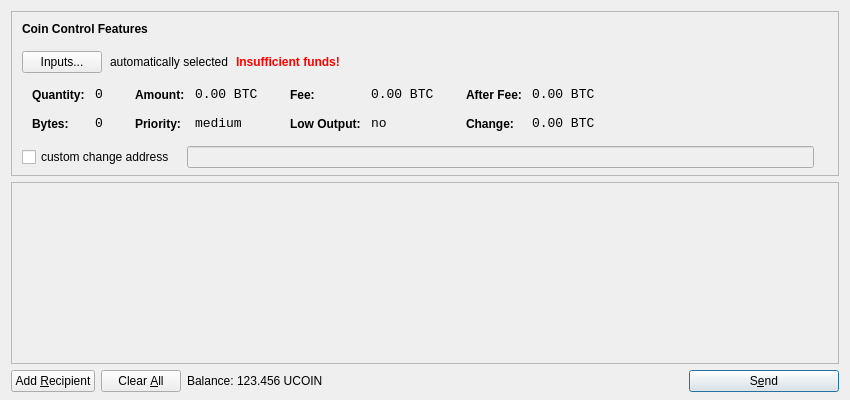
<?xml version="1.0" encoding="UTF-8"?>
<ui version="4.0">
 <class>SendCoinsDialog</class>
 <widget class="QDialog" name="SendCoinsDialog">
  <property name="geometry">
   <rect>
    <x>0</x>
    <y>0</y>
    <width>850</width>
    <height>400</height>
   </rect>
  </property>
  <property name="windowTitle">
   <string>Send Coins</string>
  </property>
  <layout class="QVBoxLayout" name="verticalLayout" stretch="0,1,0">
   <property name="bottomMargin">
    <number>8</number>
   </property>
   <item>
    <widget class="QFrame" name="frameCoinControl">
     <property name="sizePolicy">
      <sizepolicy hsizetype="Expanding" vsizetype="Expanding">
       <horstretch>0</horstretch>
       <verstretch>0</verstretch>
      </sizepolicy>
     </property>
     <property name="maximumSize">
      <size>
       <width>16777215</width>
       <height>16777215</height>
      </size>
     </property>
     <property name="frameShape">
      <enum>QFrame::StyledPanel</enum>
     </property>
     <property name="frameShadow">
      <enum>QFrame::Sunken</enum>
     </property>
     <layout class="QVBoxLayout" name="verticalLayoutCoinControl2">
      <property name="spacing">
       <number>-1</number>
      </property>
      <property name="leftMargin">
       <number>0</number>
      </property>
      <property name="topMargin">
       <number>0</number>
      </property>
      <property name="rightMargin">
       <number>0</number>
      </property>
      <property name="bottomMargin">
       <number>6</number>
      </property>
      <item>
       <layout class="QVBoxLayout" name="verticalLayoutCoinControl" stretch="0,0,0,0,1">
        <property name="spacing">
         <number>0</number>
        </property>
        <property name="leftMargin">
         <number>10</number>
        </property>
        <property name="topMargin">
         <number>10</number>
        </property>
        <item>
         <layout class="QHBoxLayout" name="horizontalLayoutCoinControl1">
          <property name="bottomMargin">
           <number>15</number>
          </property>
          <item>
           <widget class="QLabel" name="labelCoinControlFeatures">
            <property name="sizePolicy">
             <sizepolicy hsizetype="Preferred" vsizetype="Maximum">
              <horstretch>0</horstretch>
              <verstretch>0</verstretch>
             </sizepolicy>
            </property>
            <property name="font">
             <font>
              <weight>75</weight>
              <bold>true</bold>
             </font>
            </property>
            <property name="styleSheet">
             <string notr="true">font-weight:bold;</string>
            </property>
            <property name="text">
             <string>Coin Control Features</string>
            </property>
           </widget>
          </item>
         </layout>
        </item>
        <item>
         <layout class="QHBoxLayout" name="horizontalLayoutCoinControl2" stretch="0,0,0,0">
          <property name="spacing">
           <number>8</number>
          </property>
          <property name="bottomMargin">
           <number>10</number>
          </property>
          <item>
           <widget class="QPushButton" name="pushButtonCoinControl">
            <property name="styleSheet">
             <string notr="true"/>
            </property>
            <property name="text">
             <string>Inputs...</string>
            </property>
           </widget>
          </item>
          <item>
           <widget class="QLabel" name="labelCoinControlAutomaticallySelected">
            <property name="text">
             <string>automatically selected</string>
            </property>
            <property name="margin">
             <number>5</number>
            </property>
           </widget>
          </item>
          <item>
           <widget class="QLabel" name="labelCoinControlInsuffFunds">
            <property name="font">
             <font>
              <weight>75</weight>
              <bold>true</bold>
             </font>
            </property>
            <property name="styleSheet">
             <string notr="true">color:red;font-weight:bold;</string>
            </property>
            <property name="text">
             <string>Insufficient funds!</string>
            </property>
            <property name="margin">
             <number>5</number>
            </property>
           </widget>
          </item>
          <item>
           <spacer name="horizontalSpacerCoinControl">
            <property name="orientation">
             <enum>Qt::Horizontal</enum>
            </property>
            <property name="sizeHint" stdset="0">
             <size>
              <width>40</width>
              <height>1</height>
             </size>
            </property>
           </spacer>
          </item>
         </layout>
        </item>
        <item>
         <widget class="QWidget" name="widgetCoinControl" native="true">
          <property name="sizePolicy">
           <sizepolicy hsizetype="Preferred" vsizetype="Preferred">
            <horstretch>0</horstretch>
            <verstretch>0</verstretch>
           </sizepolicy>
          </property>
          <property name="minimumSize">
           <size>
            <width>0</width>
            <height>0</height>
           </size>
          </property>
          <property name="styleSheet">
           <string notr="true"/>
          </property>
          <layout class="QHBoxLayout" name="horizontalLayoutCoinControl5">
           <property name="margin">
            <number>0</number>
           </property>
           <item>
            <layout class="QHBoxLayout" name="horizontalLayoutCoinControl3" stretch="0,0,0,1">
             <property name="spacing">
              <number>20</number>
             </property>
             <property name="topMargin">
              <number>0</number>
             </property>
             <property name="bottomMargin">
              <number>10</number>
             </property>
             <item>
              <layout class="QFormLayout" name="formLayoutCoinControl1">
               <property name="horizontalSpacing">
                <number>10</number>
               </property>
               <property name="verticalSpacing">
                <number>14</number>
               </property>
               <property name="leftMargin">
                <number>10</number>
               </property>
               <property name="topMargin">
                <number>4</number>
               </property>
               <property name="rightMargin">
                <number>6</number>
               </property>
               <item row="0" column="0">
                <widget class="QLabel" name="labelCoinControlQuantityText">
                 <property name="styleSheet">
                  <string notr="true">font-weight:bold;</string>
                 </property>
                 <property name="text">
                  <string>Quantity:</string>
                 </property>
                 <property name="margin">
                  <number>0</number>
                 </property>
                </widget>
               </item>
               <item row="0" column="1">
                <widget class="QLabel" name="labelCoinControlQuantity">
                 <property name="font">
                  <font>
                   <family>Monospace</family>
                   <pointsize>10</pointsize>
                  </font>
                 </property>
                 <property name="cursor">
                  <cursorShape>IBeamCursor</cursorShape>
                 </property>
                 <property name="contextMenuPolicy">
                  <enum>Qt::ActionsContextMenu</enum>
                 </property>
                 <property name="text">
                  <string notr="true">0</string>
                 </property>
                 <property name="margin">
                  <number>0</number>
                 </property>
                 <property name="textInteractionFlags">
                  <set>Qt::LinksAccessibleByMouse|Qt::TextSelectableByKeyboard|Qt::TextSelectableByMouse</set>
                 </property>
                </widget>
               </item>
               <item row="1" column="0">
                <widget class="QLabel" name="labelCoinControlBytesText">
                 <property name="styleSheet">
                  <string notr="true">font-weight:bold;</string>
                 </property>
                 <property name="text">
                  <string>Bytes:</string>
                 </property>
                </widget>
               </item>
               <item row="1" column="1">
                <widget class="QLabel" name="labelCoinControlBytes">
                 <property name="font">
                  <font>
                   <family>Monospace</family>
                   <pointsize>10</pointsize>
                  </font>
                 </property>
                 <property name="cursor">
                  <cursorShape>IBeamCursor</cursorShape>
                 </property>
                 <property name="contextMenuPolicy">
                  <enum>Qt::ActionsContextMenu</enum>
                 </property>
                 <property name="text">
                  <string notr="true">0</string>
                 </property>
                 <property name="textInteractionFlags">
                  <set>Qt::LinksAccessibleByMouse|Qt::TextSelectableByKeyboard|Qt::TextSelectableByMouse</set>
                 </property>
                </widget>
               </item>
              </layout>
             </item>
             <item>
              <layout class="QFormLayout" name="formLayoutCoinControl2">
               <property name="horizontalSpacing">
                <number>10</number>
               </property>
               <property name="verticalSpacing">
                <number>14</number>
               </property>
               <property name="leftMargin">
                <number>6</number>
               </property>
               <property name="topMargin">
                <number>4</number>
               </property>
               <property name="rightMargin">
                <number>6</number>
               </property>
               <item row="0" column="0">
                <widget class="QLabel" name="labelCoinControlAmountText">
                 <property name="styleSheet">
                  <string notr="true">font-weight:bold;</string>
                 </property>
                 <property name="text">
                  <string>Amount:</string>
                 </property>
                 <property name="margin">
                  <number>0</number>
                 </property>
                </widget>
               </item>
               <item row="0" column="1">
                <widget class="QLabel" name="labelCoinControlAmount">
                 <property name="font">
                  <font>
                   <family>Monospace</family>
                   <pointsize>10</pointsize>
                  </font>
                 </property>
                 <property name="cursor">
                  <cursorShape>IBeamCursor</cursorShape>
                 </property>
                 <property name="contextMenuPolicy">
                  <enum>Qt::ActionsContextMenu</enum>
                 </property>
                 <property name="text">
                  <string notr="true">0.00 BTC</string>
                 </property>
                 <property name="textInteractionFlags">
                  <set>Qt::LinksAccessibleByMouse|Qt::TextSelectableByKeyboard|Qt::TextSelectableByMouse</set>
                 </property>
                </widget>
               </item>
               <item row="1" column="0">
                <widget class="QLabel" name="labelCoinControlPriorityText">
                 <property name="styleSheet">
                  <string notr="true">font-weight:bold;</string>
                 </property>
                 <property name="text">
                  <string>Priority:</string>
                 </property>
                </widget>
               </item>
               <item row="1" column="1">
                <widget class="QLabel" name="labelCoinControlPriority">
                 <property name="font">
                  <font>
                   <family>Monospace</family>
                   <pointsize>10</pointsize>
                  </font>
                 </property>
                 <property name="cursor">
                  <cursorShape>IBeamCursor</cursorShape>
                 </property>
                 <property name="contextMenuPolicy">
                  <enum>Qt::ActionsContextMenu</enum>
                 </property>
                 <property name="text">
                  <string>medium</string>
                 </property>
                 <property name="textInteractionFlags">
                  <set>Qt::LinksAccessibleByMouse|Qt::TextSelectableByKeyboard|Qt::TextSelectableByMouse</set>
                 </property>
                </widget>
               </item>
              </layout>
             </item>
             <item>
              <layout class="QFormLayout" name="formLayoutCoinControl3">
               <property name="horizontalSpacing">
                <number>10</number>
               </property>
               <property name="verticalSpacing">
                <number>14</number>
               </property>
               <property name="leftMargin">
                <number>6</number>
               </property>
               <property name="topMargin">
                <number>4</number>
               </property>
               <property name="rightMargin">
                <number>6</number>
               </property>
               <item row="0" column="0">
                <widget class="QLabel" name="labelCoinControlFeeText">
                 <property name="styleSheet">
                  <string notr="true">font-weight:bold;</string>
                 </property>
                 <property name="text">
                  <string>Fee:</string>
                 </property>
                 <property name="margin">
                  <number>0</number>
                 </property>
                </widget>
               </item>
               <item row="0" column="1">
                <widget class="QLabel" name="labelCoinControlFee">
                 <property name="font">
                  <font>
                   <family>Monospace</family>
                   <pointsize>10</pointsize>
                  </font>
                 </property>
                 <property name="cursor">
                  <cursorShape>IBeamCursor</cursorShape>
                 </property>
                 <property name="contextMenuPolicy">
                  <enum>Qt::ActionsContextMenu</enum>
                 </property>
                 <property name="text">
                  <string notr="true">0.00 BTC</string>
                 </property>
                 <property name="textInteractionFlags">
                  <set>Qt::LinksAccessibleByMouse|Qt::TextSelectableByKeyboard|Qt::TextSelectableByMouse</set>
                 </property>
                </widget>
               </item>
               <item row="1" column="0">
                <widget class="QLabel" name="labelCoinControlLowOutputText">
                 <property name="styleSheet">
                  <string notr="true">font-weight:bold;</string>
                 </property>
                 <property name="text">
                  <string>Low Output:</string>
                 </property>
                </widget>
               </item>
               <item row="1" column="1">
                <widget class="QLabel" name="labelCoinControlLowOutput">
                 <property name="font">
                  <font>
                   <family>Monospace</family>
                   <pointsize>10</pointsize>
                  </font>
                 </property>
                 <property name="cursor">
                  <cursorShape>IBeamCursor</cursorShape>
                 </property>
                 <property name="contextMenuPolicy">
                  <enum>Qt::ActionsContextMenu</enum>
                 </property>
                 <property name="text">
                  <string>no</string>
                 </property>
                 <property name="textInteractionFlags">
                  <set>Qt::LinksAccessibleByMouse|Qt::TextSelectableByKeyboard|Qt::TextSelectableByMouse</set>
                 </property>
                </widget>
               </item>
              </layout>
             </item>
             <item>
              <layout class="QFormLayout" name="formLayoutCoinControl4">
               <property name="horizontalSpacing">
                <number>10</number>
               </property>
               <property name="verticalSpacing">
                <number>14</number>
               </property>
               <property name="leftMargin">
                <number>6</number>
               </property>
               <property name="topMargin">
                <number>4</number>
               </property>
               <property name="rightMargin">
                <number>6</number>
               </property>
               <item row="0" column="0">
                <widget class="QLabel" name="labelCoinControlAfterFeeText">
                 <property name="styleSheet">
                  <string notr="true">font-weight:bold;</string>
                 </property>
                 <property name="text">
                  <string>After Fee:</string>
                 </property>
                 <property name="margin">
                  <number>0</number>
                 </property>
                </widget>
               </item>
               <item row="0" column="1">
                <widget class="QLabel" name="labelCoinControlAfterFee">
                 <property name="font">
                  <font>
                   <family>Monospace</family>
                   <pointsize>10</pointsize>
                  </font>
                 </property>
                 <property name="cursor">
                  <cursorShape>IBeamCursor</cursorShape>
                 </property>
                 <property name="contextMenuPolicy">
                  <enum>Qt::ActionsContextMenu</enum>
                 </property>
                 <property name="text">
                  <string notr="true">0.00 BTC</string>
                 </property>
                 <property name="textInteractionFlags">
                  <set>Qt::LinksAccessibleByMouse|Qt::TextSelectableByKeyboard|Qt::TextSelectableByMouse</set>
                 </property>
                </widget>
               </item>
               <item row="1" column="0">
                <widget class="QLabel" name="labelCoinControlChangeText">
                 <property name="styleSheet">
                  <string notr="true">font-weight:bold;</string>
                 </property>
                 <property name="text">
                  <string>Change:</string>
                 </property>
                </widget>
               </item>
               <item row="1" column="1">
                <widget class="QLabel" name="labelCoinControlChange">
                 <property name="font">
                  <font>
                   <family>Monospace</family>
                   <pointsize>10</pointsize>
                  </font>
                 </property>
                 <property name="cursor">
                  <cursorShape>IBeamCursor</cursorShape>
                 </property>
                 <property name="contextMenuPolicy">
                  <enum>Qt::ActionsContextMenu</enum>
                 </property>
                 <property name="text">
                  <string notr="true">0.00 BTC</string>
                 </property>
                 <property name="textInteractionFlags">
                  <set>Qt::LinksAccessibleByMouse|Qt::TextSelectableByKeyboard|Qt::TextSelectableByMouse</set>
                 </property>
                </widget>
               </item>
              </layout>
             </item>
            </layout>
           </item>
          </layout>
         </widget>
        </item>
        <item>
         <layout class="QHBoxLayout" name="horizontalLayoutCoinControl4" stretch="0,0,0">
          <property name="spacing">
           <number>12</number>
          </property>
          <property name="sizeConstraint">
           <enum>QLayout::SetDefaultConstraint</enum>
          </property>
          <property name="topMargin">
           <number>5</number>
          </property>
          <property name="rightMargin">
           <number>5</number>
          </property>
          <item>
           <widget class="QCheckBox" name="checkBoxCoinControlChange">
            <property name="text">
             <string>custom change address</string>
            </property>
           </widget>
          </item>
          <item>
           <widget class="QLineEdit" name="lineEditCoinControlChange">
            <property name="enabled">
             <bool>false</bool>
            </property>
            <property name="sizePolicy">
             <sizepolicy hsizetype="Expanding" vsizetype="Fixed">
              <horstretch>0</horstretch>
              <verstretch>0</verstretch>
             </sizepolicy>
            </property>
           </widget>
          </item>
          <item>
           <widget class="QLabel" name="labelCoinControlChangeLabel">
            <property name="sizePolicy">
             <sizepolicy hsizetype="Preferred" vsizetype="Expanding">
              <horstretch>0</horstretch>
              <verstretch>0</verstretch>
             </sizepolicy>
            </property>
            <property name="minimumSize">
             <size>
              <width>0</width>
              <height>0</height>
             </size>
            </property>
            <property name="text">
             <string/>
            </property>
            <property name="margin">
             <number>3</number>
            </property>
           </widget>
          </item>
         </layout>
        </item>
        <item>
         <spacer name="verticalSpacerCoinControl">
          <property name="orientation">
           <enum>Qt::Vertical</enum>
          </property>
          <property name="sizeHint" stdset="0">
           <size>
            <width>800</width>
            <height>1</height>
           </size>
          </property>
         </spacer>
        </item>
       </layout>
      </item>
     </layout>
    </widget>
   </item>
   <item>
    <widget class="QScrollArea" name="scrollArea">
     <property name="widgetResizable">
      <bool>true</bool>
     </property>
     <widget class="QWidget" name="scrollAreaWidgetContents">
      <property name="geometry">
       <rect>
        <x>0</x>
        <y>0</y>
        <width>830</width>
        <height>165</height>
       </rect>
      </property>
      <layout class="QVBoxLayout" name="verticalLayout_2">
       <property name="margin">
        <number>0</number>
       </property>
       <item>
        <layout class="QVBoxLayout" name="entries">
         <property name="spacing">
          <number>6</number>
         </property>
        </layout>
       </item>
       <item>
        <spacer name="verticalSpacer">
         <property name="orientation">
          <enum>Qt::Vertical</enum>
         </property>
         <property name="sizeHint" stdset="0">
          <size>
           <width>20</width>
           <height>40</height>
          </size>
         </property>
        </spacer>
       </item>
      </layout>
     </widget>
    </widget>
   </item>
   <item>
    <layout class="QHBoxLayout" name="horizontalLayout">
     <item>
      <widget class="QPushButton" name="addButton">
       <property name="toolTip">
        <string>Send to multiple recipients at once</string>
       </property>
       <property name="text">
        <string>Add &amp;Recipient</string>
       </property>
       <property name="icon">
        <iconset resource="../bitcoin.qrc">
         <normaloff>:/icons/add</normaloff>:/icons/add</iconset>
       </property>
       <property name="autoDefault">
        <bool>false</bool>
       </property>
      </widget>
     </item>
     <item>
      <widget class="QPushButton" name="clearButton">
       <property name="sizePolicy">
        <sizepolicy hsizetype="Minimum" vsizetype="Fixed">
         <horstretch>0</horstretch>
         <verstretch>0</verstretch>
        </sizepolicy>
       </property>
       <property name="toolTip">
        <string>Remove all transaction fields</string>
       </property>
       <property name="text">
        <string>Clear &amp;All</string>
       </property>
       <property name="icon">
        <iconset resource="../bitcoin.qrc">
         <normaloff>:/icons/remove</normaloff>:/icons/remove</iconset>
       </property>
       <property name="autoRepeatDelay">
        <number>300</number>
       </property>
       <property name="autoDefault">
        <bool>false</bool>
       </property>
      </widget>
     </item>
     <item>
      <layout class="QHBoxLayout" name="horizontalLayout_2">
       <property name="spacing">
        <number>3</number>
       </property>
       <item>
        <widget class="QLabel" name="label">
         <property name="text">
          <string>Balance:</string>
         </property>
        </widget>
       </item>
       <item>
        <widget class="QLabel" name="labelBalance">
         <property name="cursor">
          <cursorShape>IBeamCursor</cursorShape>
         </property>
         <property name="text">
          <string>123.456 UCOIN</string>
         </property>
         <property name="textInteractionFlags">
          <set>Qt::LinksAccessibleByMouse|Qt::TextSelectableByKeyboard|Qt::TextSelectableByMouse</set>
         </property>
        </widget>
       </item>
      </layout>
     </item>
     <item>
      <spacer name="horizontalSpacer">
       <property name="orientation">
        <enum>Qt::Horizontal</enum>
       </property>
       <property name="sizeHint" stdset="0">
        <size>
         <width>40</width>
         <height>20</height>
        </size>
       </property>
      </spacer>
     </item>
     <item>
      <widget class="QPushButton" name="sendButton">
       <property name="minimumSize">
        <size>
         <width>150</width>
         <height>0</height>
        </size>
       </property>
       <property name="toolTip">
        <string>Confirm the send action</string>
       </property>
       <property name="text">
        <string>S&amp;end</string>
       </property>
       <property name="icon">
        <iconset resource="../bitcoin.qrc">
         <normaloff>:/icons/send</normaloff>:/icons/send</iconset>
       </property>
       <property name="default">
        <bool>true</bool>
       </property>
      </widget>
     </item>
    </layout>
   </item>
  </layout>
 </widget>
 <resources>
  <include location="../bitcoin.qrc"/>
 </resources>
 <connections/>
</ui>
